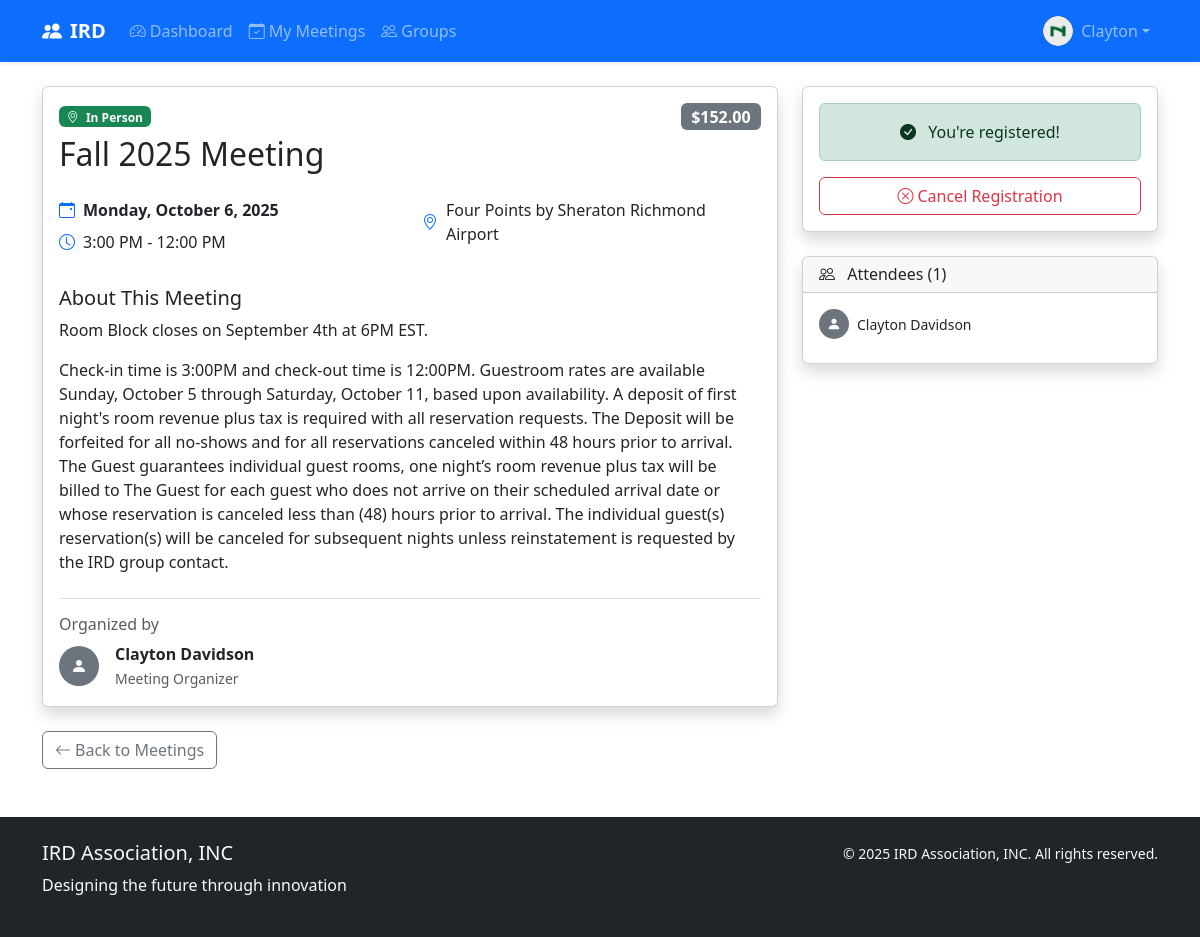
/meetings/fall-2025-meeting/ (signed in), run on the app's committed database.
### accounts/models.py (models this page shows, shortened)
class CustomUser(AbstractUser):
    email = models.EmailField(unique=True, db_index=True)
    phone_regex = RegexValidator(
        regex=r'^\+?1?\d{9,15}$',
        message="Phone number must be entered in format: '+999999999'. Up to 15 digits allowed."
    )
    phone = models.CharField(validators=[phone_regex], max_length=17, blank=True)
    date_of_birth = models.DateField(null=True, blank=True)
    bio = models.TextField(max_length=500, blank=True)
    profile_picture = models.ImageField(upload_to='profiles/', blank=True)
    is_premium_member = models.BooleanField(default=False, db_index=True)
    membership_start_date = models.DateField(null=True, blank=True)
    membership_end_date = models.DateField(null=True, blank=True)
    created_at = models.DateTimeField(auto_now_add=True)
    updated_at = models.DateTimeField(auto_now=True)
    USERNAME_FIELD = 'email'
    REQUIRED_FIELDS = ['username']

### meetings/models.py (models this page shows, shortened)
class Meeting(models.Model):
    MEETING_TYPES = [
        ('online', 'Online'),
        ('in_person', 'In Person'),
        ('hybrid', 'Hybrid'),
    ]
    STATUS_CHOICES = [
        ('draft', 'Draft'),
        ('published', 'Published'),
        ('cancelled', 'Cancelled'),
        ('completed', 'Completed'),
    ]
    title = models.CharField(max_length=200, db_index=True)
    slug = models.SlugField(unique=True, max_length=200, blank=True)
    description = models.TextField()
    meeting_type = models.CharField(max_length=20, choices=MEETING_TYPES)
    status = models.CharField(max_length=20, choices=STATUS_CHOICES, default='draft')
    start_datetime = models.DateTimeField(db_index=True)
    end_datetime = models.DateTimeField()
    location = models.CharField(max_length=200, blank=True)
    online_link = models.URLField(blank=True)
    max_attendees = models.PositiveIntegerField(null=True, blank=True)
    price = models.DecimalField(max_digits=10, decimal_places=2, default=0)
    is_members_only = models.BooleanField(default=False)
    group = models.ForeignKey(Group, on_delete=models.CASCADE, null=True, blank=True)
    created_by = models.ForeignKey(settings.AUTH_USER_MODEL, on_delete=models.CASCADE)
    created_at = models.DateTimeField(auto_now_add=True)
    @property
    def attendee_count(self):
        return self.attendances.filter(status='registered').count()

class MeetingAttendance(models.Model):
    STATUSES = [
        ('registered', 'Registered'),
        ('attended', 'Attended'),
        ('no_show', 'No Show'),
        ('cancelled', 'Cancelled'),
    ]
    meeting = models.ForeignKey(Meeting, on_delete=models.CASCADE, related_name='attendances')
    user = models.ForeignKey(settings.AUTH_USER_MODEL, on_delete=models.CASCADE)
    status = models.CharField(max_length=20, choices=STATUSES, default='registered')
    registered_at = models.DateTimeField(auto_now_add=True)
    payment_required = models.BooleanField(default=False)
    payment_completed = models.BooleanField(default=False)
    notes = models.TextField(blank=True)
    class Meta:
        unique_together = ['meeting', 'user']

### meetings/views.py (the view)
# urls.py: path('<slug:slug>/', views.meeting_detail, name='detail'),
def meeting_detail(request, slug):
    meeting = get_object_or_404(Meeting, slug=slug, status='published')
    user_registered = False
    user_attendance = None
    if request.user.is_authenticated:
        try:
            user_attendance = MeetingAttendance.objects.get(
                meeting=meeting,
                user=request.user
            )
            user_registered = user_attendance.status == 'registered'
        except MeetingAttendance.DoesNotExist:
            pass
    attendees = MeetingAttendance.objects.filter(
        meeting=meeting,
        status='registered'
    ).select_related('user')[:10]  # Show first 10
    is_full = False
    if meeting.max_attendees:
        current_attendees = attendees.count()
        is_full = current_attendees >= meeting.max_attendees
    context = {
        'meeting': meeting,
        'user_registered': user_registered,
        'user_attendance': user_attendance,
        'attendees': attendees,
        'attendee_count': meeting.attendee_count,
        'is_full': is_full,
        'can_register': (
            request.user.is_authenticated and
            not user_registered and
            not is_full and
            meeting.start_datetime > timezone.now()
        )
    }
    return render(request, 'meetings/meeting_detail.html', context)

### templates/meetings/meeting_detail.html (shortened to what this page needs)
{% extends 'base/base.html' %}
{% block content %}
<div class="container mt-4">
    <div class="row">
        <div class="col-lg-8">
            <div class="card shadow">
                <div class="card-body">
                    <div class="d-flex justify-content-between align-items-start mb-3">
                        <div>
                            <span class="badge bg-{% if meeting.meeting_type == 'online' %}info{% elif meeting.meeting_type == 'in_person' %}success{% else %}warning{% endif %} mb-2">
                                <i class="bi bi-{% if meeting.meeting_type == 'online' %}camera-video{% elif meeting.meeting_type == 'in_person' %}geo-alt{% else %}hybrid{% endif %} me-1"></i>
                                {{ meeting.get_meeting_type_display }}
                            </span>
                            <h1 class="h2">{{ meeting.title }}</h1>
                        </div>
                        {% if meeting.price > 0 %}
                            <span class="badge bg-secondary fs-6">${{ meeting.price }}</span>
                        {% else %}
                            <span class="badge bg-success fs-6">Free</span>
                        {% endif %}
                    </div>
                    <div class="row mb-4">
                        <div class="col-md-6">
                            <div class="d-flex align-items-center mb-2">
                                <i class="bi bi-calendar-event text-primary me-2"></i>
                                <strong>{{ meeting.start_datetime|date:"l, F j, Y" }}</strong>
                            </div>
                            <div class="d-flex align-items-center mb-2">
                                <i class="bi bi-clock text-primary me-2"></i>
                                <span>{{ meeting.start_datetime|time:"g:i A" }} - {{ meeting.end_datetime|time:"g:i A" }}</span>
                            </div>
                        </div>
                        <div class="col-md-6">
                            {% if meeting.location %}
                                <div class="d-flex align-items-center mb-2">
                                    <i class="bi bi-geo-alt text-primary me-2"></i>
                                    <span>{{ meeting.location }}</span>
                                </div>
                            {% endif %}
                        </div>
                    </div>
                    <h5>About This Meeting</h5>
                    <div class="mb-4">
                        {{ meeting.description|linebreaks }}
                    </div>
                    <div class="border-top pt-3">
                        <h6 class="text-muted">Organized by</h6>
                        <div class="d-flex align-items-center">
                            <div class="bg-secondary rounded-circle d-flex align-items-center justify-content-center me-3" style="width: 40px; height: 40px;">
                                <i class="bi bi-person-fill text-white"></i>
                            </div>
                            <div>
                                <strong>{{ meeting.created_by.get_full_name|default:meeting.created_by.username }}</strong>
                                <br>
                                <small class="text-muted">Meeting Organizer</small>
                            </div>
                        </div>
                    </div>
                </div>
            </div>
        </div>
        <div class="col-lg-4">
            <div class="card shadow mb-4">
                <div class="card-body text-center">
                    {% if user.is_authenticated %}
                        {% if user_registered %}
                            <div class="alert alert-success">
                                <i class="bi bi-check-circle-fill me-2"></i>
                                You're registered!
                            </div>
                            <form method="post" action="{% url 'meetings:cancel' meeting.slug %}">
                                <button type="submit" class="btn btn-outline-danger w-100"
                                        onclick="return confirm('Are you sure you want to cancel your registration?')">
                                    <i class="bi bi-x-circle me-1"></i>Cancel Registration
                                </button>
                            </form>
                        {% elif is_full %}
                            <div class="alert alert-warning">
                                <i class="bi bi-exclamation-triangle me-2"></i>
                                This meeting is full
                            </div>
                        {% else %}
                            <div class="alert alert-secondary">
                                <i class="bi bi-info-circle me-2"></i>
                                Registration is closed
                            </div>
                        {% endif %}
                    {% endif %}
                </div>
            </div>
            <div class="card shadow">
                <div class="card-header">
                    <h6 class="mb-0">
                        <i class="bi bi-people me-2"></i>
                        Attendees ({{ attendee_count }})
                    </h6>
                </div>
                <div class="card-body">
                    {% if attendees %}
                        {% for attendance in attendees %}
                            <div class="d-flex align-items-center mb-2">
                                <div class="bg-secondary rounded-circle d-flex align-items-center justify-content-center me-2" style="width: 30px; height: 30px;">
                                    <i class="bi bi-person-fill text-white small"></i>
                                </div>
                                <small>{{ attendance.user.get_full_name|default:attendance.user.username }}</small>
                            </div>
                        {% endfor %}
                    {% else %}
                        <p class="text-muted small mb-0">No attendees yet. Be the first to register!</p>
                    {% endif %}
                </div>
            </div>
        </div>
    </div>
    <div class="mt-4">
        <a href="{% url 'meetings:list' %}" class="btn btn-outline-secondary">
            <i class="bi bi-arrow-left me-1"></i>Back to Meetings
        </a>
    </div>
</div>
{% endblock %}

### templates/base/base.html (shortened to what this page needs)
<!DOCTYPE html>
<html lang="en">
  <head>
    <link
      href="https://cdn.jsdelivr.net/npm/bootstrap@5.3.2/dist/css/bootstrap.min.css"
      rel="stylesheet"
    />
    <link
      href="https://cdn.jsdelivr.net/npm/bootstrap-icons@1.11.0/font/bootstrap-icons.css"
      rel="stylesheet"
    />
  </head>
  <body>
    <nav class="navbar navbar-expand-lg navbar-dark bg-primary shadow-sm">
      <div class="container">
        <a class="navbar-brand fw-bold" href="{% url 'core:home' %}">
          <i class="bi bi-people-fill me-2"></i>IRD
        </a>
        <div class="collapse navbar-collapse" id="navbarNav">
          <ul class="navbar-nav me-auto">
            {% if user.is_authenticated %}
            <li class="nav-item">
              <a class="nav-link" href="{% url 'core:dashboard' %}">
                <i class="bi bi-speedometer2 me-1"></i>Dashboard
              </a>
            </li>
            <li class="nav-item">
              <a class="nav-link" href="{% url 'meetings:my_meetings' %}">
                <i class="bi bi-calendar-check me-1"></i>My Meetings
              </a>
            </li>
            <li class="nav-item">
              <a class="nav-link" href="#">
                <i class="bi bi-people me-1"></i>Groups
              </a>
            </li>
            {% endif %}
          </ul>
          <div class="navbar-nav ms-auto">
            {% if user.is_authenticated %}
            <li class="nav-item dropdown">
              <a
                class="nav-link dropdown-toggle d-flex align-items-center"
                href="#"
                data-bs-toggle="dropdown"
              >
                {% if user.profile_picture %}
                <img
                  src="{{ user.profile_picture.url }}"
                  width="30"
                  height="30"
                  class="rounded-circle me-2"
                />
                {% else %}
                <i class="bi bi-person-circle fs-5 me-2"></i>
                {% endif %} {{ user.first_name|default:user.username }}
              </a>
            </li>
            {% endif %}
          </div>
        </div>
      </div>
    </nav>
    <main class="container-fluid px-0">
      {% block content %} {% endblock %}
    </main>
    <footer class="bg-dark text-light py-4 mt-5">
      <div class="container">
        <div class="row">
          <div class="col-md-6">
            <h5>IRD Association, INC</h5>
            <p>Designing the future through innovation</p>
          </div>
          <div class="col-md-6 text-md-end">
            <small
              >© {% now "Y" %} IRD Association, INC. All rights reserved.</small
            >
          </div>
        </div>
      </div>
    </footer>
  </body>
</html>

### data on the page
CustomUser: profile_picture (picture), first_name "Clayton"
Meeting: meeting_type "In Person", title "Fall 2025 Meeting", price "152.00", start_datetime "Monday, October 6, 2025", start_datetime "3:00 PM", end_datetime "12:00 PM", location "Four Points by Sheraton Richmond Airport", description "Room Block closes on September 4th at 6PM EST. Check-in time is 3:00PM and check-out time is 12:00PM. Guestroom rates are available Sunday, October 5 through Saturday, October 11, based upon availability. A deposit of first night's room revenue plus tax is required with all reservation requests. The Deposit will be forfeited for all no-shows and for all reservations canceled within 48 hours prior to arrival. The Guest guarantees individual guest rooms, one night’s room revenue plus tax will be billed to The Guest for each guest who does not arrive on their scheduled arrival date or whose reservation is canceled less than (48) hours prior to arrival. The individual guest(s) reservation(s)…", created_by.get_full_name "Clayton Davidson"
MeetingAttendance: user.get_full_name "Clayton Davidson"

### other printed values
{{ attendee_count }} "1"
